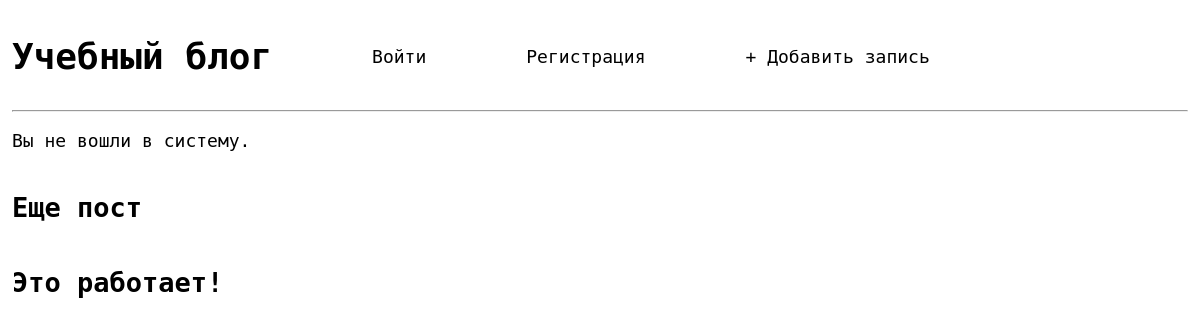
The app's page /, older data.
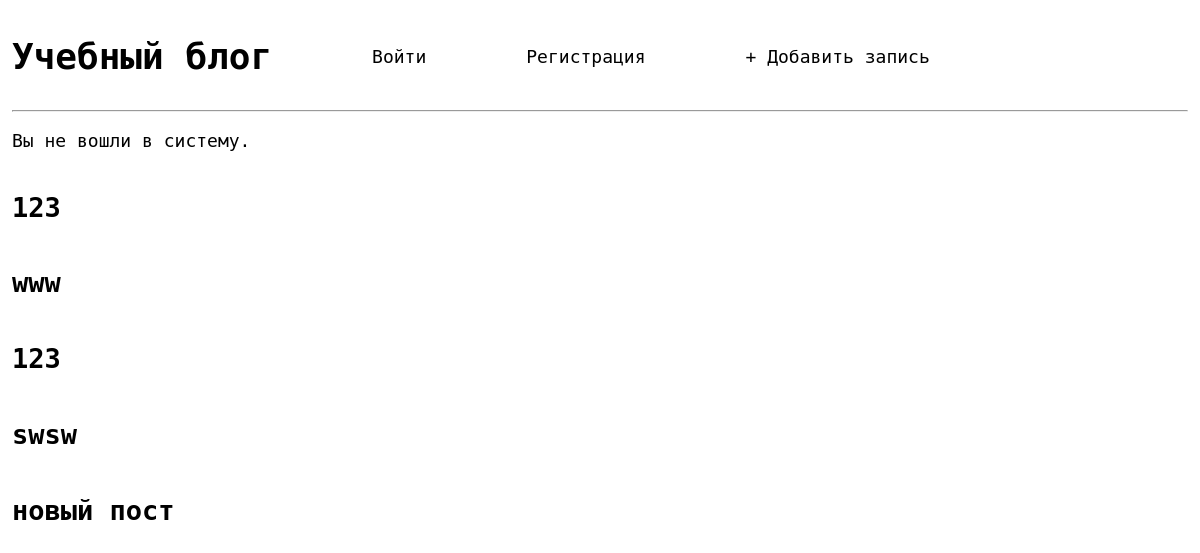
The same page, newer data.
### blog/models.py (models this page shows, shortened)
class Post(models.Model):
    title = models.CharField(max_length=40)
    author = models.ForeignKey('auth.User', on_delete=models.CASCADE,)
    text = models.TextField()

### blog/views.py (the view)
# urls.py: path('', BlogListView.as_view(), name='home'),
class BlogListView(ListView):
    model = Post
    template_name = 'home.html'

### templates/home.html
{% extends 'base.html'  %}
{% block content %}
    <div class="post-entry">
    {% for post in post_list %}
        <h2>
            <a class="title" href="{% url 'post_detail' post.pk %}">{{ post.title }}</a>
        </h2>
    {% endfor %}
    </div>
{% endblock content %}

### templates/base.html (shortened to what this page needs)
{% load static %}
<!DOCTYPE html>
<html lang="ru">
<head>
    <link rel="stylesheet" href="{% static 'css/main1.css' %}?version=x">
</head>
<body>
<header>
    <h1><a class="button" href="{% url 'home' %}">Учебный блог</a></h1>
    {% if not user.is_authenticated %}
        <a class="button" href="{% url 'login' %}">Войти</a>
        <a class="button" href="{% url 'signup' %}">Регистрация</a>
    {% else %}
        <p class='button' ><a href="{% url 'logout' %}">Выйти</a></p>
    {% endif %}
    <a class='button'  href="{% url 'post_new' %}">+ Добавить запись</a>
</header>
<hr>
<div>
        {% if user.is_authenticated %}
            <p>Приветствую {{ user.username }}!</p>
        {% else %}
            <p>Вы не вошли в систему.</p>
           {% endif %}
        {% block content %}
         {% endblock content %}
</div>
</body>

### static/css/main1.css (style rules this page uses)
body { margin: 1% 1% 1% 1%; font-family: "monospace"; font-size: 18px; }
header { display: flex; flex-flow: row wrap; }
div { border: midnightblue; }
.title { color: black; text-decoration-line: none; }
.post-entry { display: flex; flex-flow: wrap column-reverse; justify-content: space-around; border: 10px; text-align: left; }
.button { color: black; text-decoration-line: none; padding-right: 100px; display: flex; flex-flow: wrap row; justify-content: space-evenly; align-self: center; text-align: center; }

Row changes from the older to the newer data that the page shows:
removed Post: title "Это работает!"
removed Post: title "Еще пост"
added Post: title "новый пост"
added Post: title "swsw"
added Post: title "123"
added Post: title "www"
added Post: title "123"
